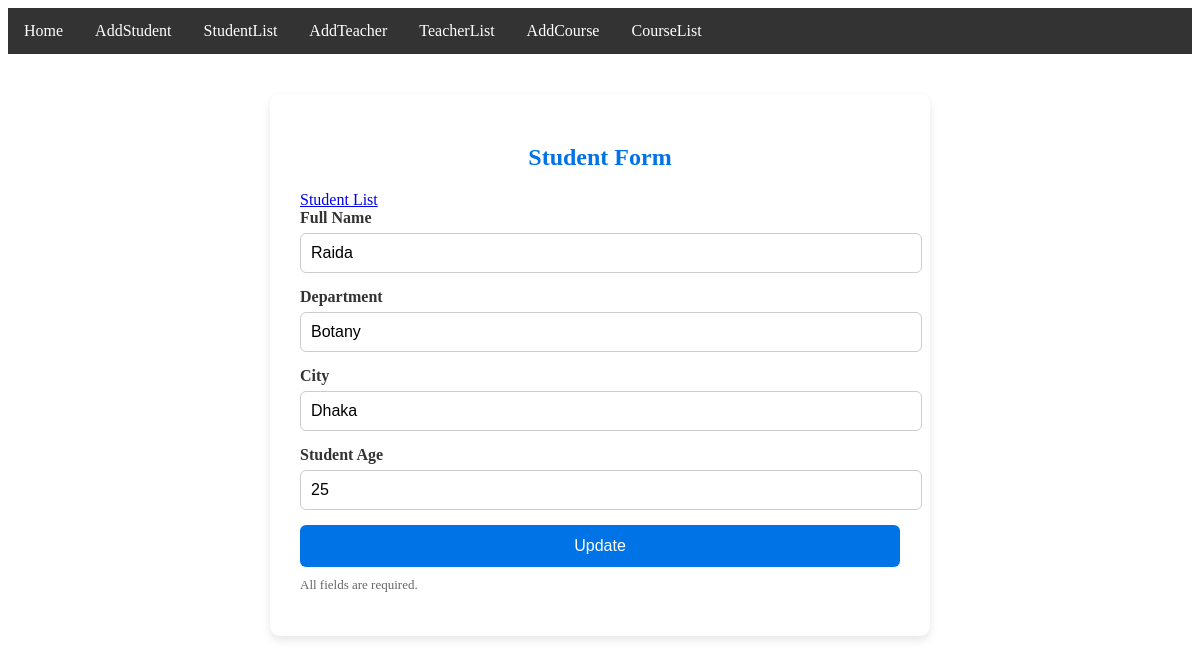
/editStudent/3, run on an earlier commit of the app's database.
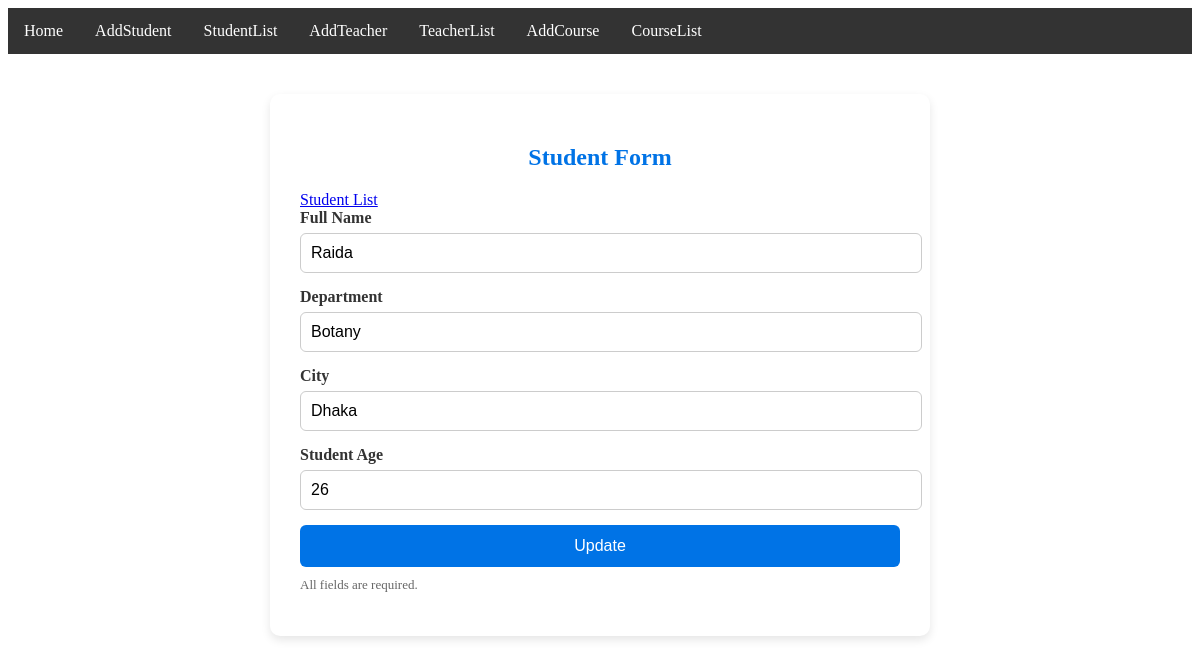
And on a later commit of the database.
### reviewApp/models.py (models this page shows)
class StudentModel(models.Model):
    Student_Name=models.CharField(max_length=100)
    Department_Name=models.CharField(max_length=150)
    City_Name=models.CharField(max_length=100)
    Student_Age=models.IntegerField()

### reviewProject/views.py (the view, shortened to what this page needs)
# urls.py: path('editStudent/<str:myid>', editStudent,name='editStudent'),
def editStudent(request,myid):
    student=StudentModel.objects.get(id=myid)
    contex={
        'data':student
    }
    return render(request,"editStudent.html",contex)

### Template/editStudent.html (shortened to what this page needs)
{% extends 'master.html' %}
{% block body %}
<!DOCTYPE html>
<html lang="en">
<head>
</head>
<body>
  <div class="container">
    <h2>Student Form</h2>
    <a href="{% url 'StudentList' %}">Student List</a>
    <form action=" "method="POST">
      <div class="form-group">
        <label for="studentName">Full Name</label>
        <input type="text" id="studentName" value="{{data.Student_Name}}" name="studentName" required />
      </div>
      <div class="form-group">
        <label for="departmentName">Department</label>
        <input type="text" id="departmentName" value="{{data.Department_Name}}" name= "departmentName" required />
      </div>
      <div class="form-group">
        <label for="city">City</label>
        <input type="text" id="city" value="{{data.City_Name}}" name="city" required />
      </div>
      <div class="form-group">
       <label for="studentAge">Student Age</label>
        <input type="number" id="studentAge" value="{{data.Student_Age}}" name="studentAge" min="1" max="100" required />
      </div>
    <div>
      <button type="submit">Update</button>
      <p class="form-note">All fields are required.</p>
    </form>
  </div>
</body>
</html>
</body>
</html>
{% endblock body %}

What changed in the data, as far as the page shows it:
changed StudentModel "Raida": studentAge "25" → "26"
